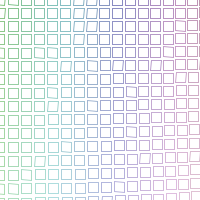
Frame 1 (no input)
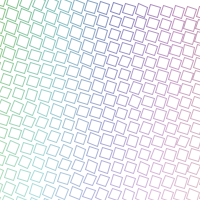
Frame 60 (the mouse pressed at the canvas centre just before this capture)
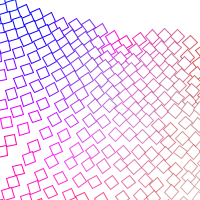
Frame 120 (the mouse held since frame 60 and released just before this capture)

The Processing sketch that drew these frames (run headless with seeded random() and noise(); from frame 60 on, the mouse is pressed at the canvas centre):

// Processing sketch: perlinMatrizInteractiva3
// ── perlinMatrizInteractiva3.pde
float ancho,alto,escalaDelRuido, valorDelRuido, proporcionDelRuido;
int detalleDelRuido;

void setup() {
  size(200, 200);
  surface.setResizable(true);
  ellipseMode(CENTER);
  rectMode(CENTER);
  colorMode(HSB);
  background(255);
  ancho = width;
  alto = height;
  escalaDelRuido = 0.002;
  proporcionDelRuido = 0.5;
  detalleDelRuido = 1;
}
void draw() {
  background(255 );
   // escala = map(frameCount, 0, width*height, 0, .01);
    if(frameCount  > width*height){
    //  frameCount = 0;
    }
  for (int x = 0; x < width; x+=10) {
    for (int y = 0; y < height; y+=10) {
      pushMatrix();
      noiseDetail(detalleDelRuido, proporcionDelRuido);
      valorDelRuido = noise(x * escalaDelRuido, y  * escalaDelRuido);
      translate(x, y);
      stroke(255*valorDelRuido+x, 500*valorDelRuido, 500*valorDelRuido, 500*valorDelRuido-y/2);
      rotate(radians(frameCount*valorDelRuido));
      rect(valorDelRuido*x, valorDelRuido*y,10,10);
      //noStroke();
      //ellipse(x, y, 5, 5);
      popMatrix();
    }
    //fill(255, 50);
  }
}
void mousePressed() {
  escalaDelRuido = map(mouseX, 0, width, 0, 0.01);
  detalleDelRuido = int(map(mouseY, 0, height, 0, 120));
}
void keyPressed() {
  proporcionDelRuido=proporcionDelRuido+.1;
  if (proporcionDelRuido >= 1) {
    proporcionDelRuido = 0;
  }
}
